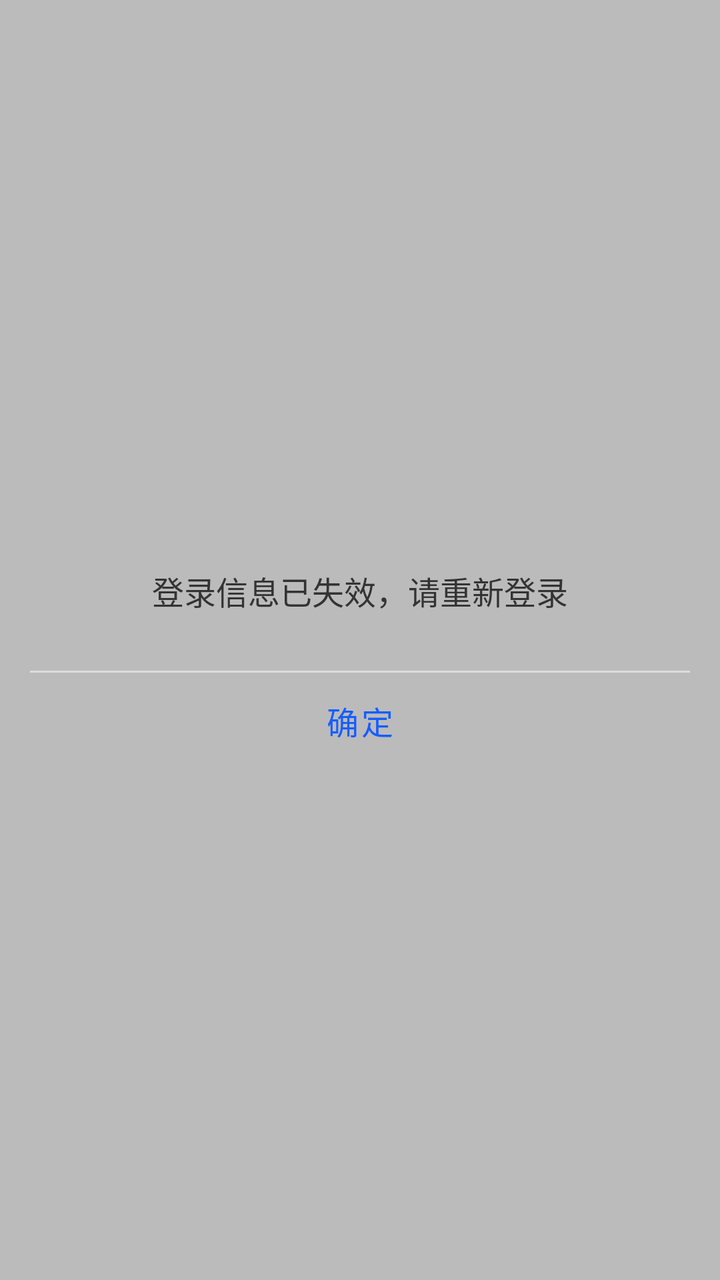
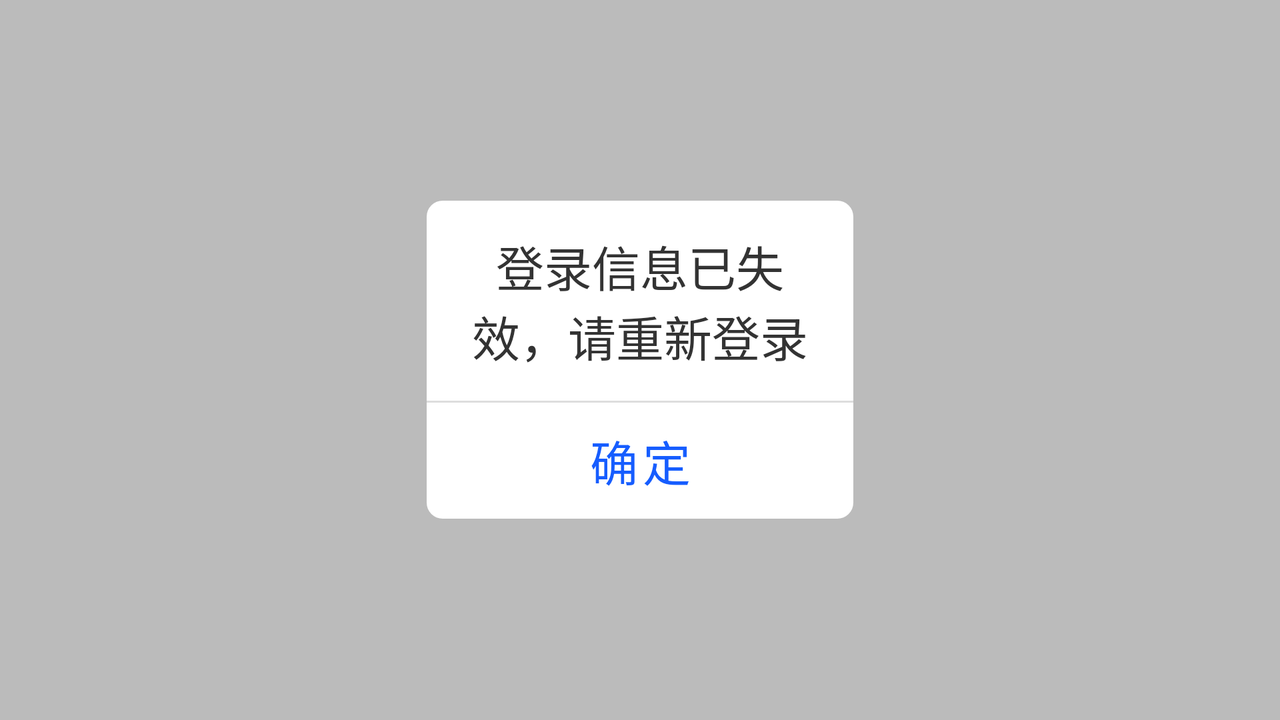

Two renders of one Android screen. The first uses the default layout on a phone; the second uses the alternative layout the repository ships for a different screen configuration, on a matching device. The two XML files are below.
<!-- AndroidManifest.xml: fallback theme Theme.MaterialComponents.DayNight.NoActionBar -->
<!-- res/layout/dialog_accout_auth.xml -->
<?xml version="1.0" encoding="utf-8"?>
<FrameLayout xmlns:android="http://schemas.android.com/apk/res/android"
    android:layout_width="match_parent"
    android:layout_height="match_parent"
    android:background="#44000000">

    <LinearLayout
        android:layout_width="match_parent"
        android:layout_height="wrap_content"
        android:layout_gravity="center"
        android:layout_margin="15dp"
        android:background="@drawable/ui_shape_white_6_radius"
        android:orientation="vertical">

        <TextView
            android:layout_width="match_parent"
            android:layout_height="wrap_content"
            android:layout_margin="15dp"
            android:gravity="center"
            android:minHeight="50dp"
            android:text="登录信息已失效，请重新登录"
            android:textColor="#333333"
            android:textSize="16sp" />

        <View
            android:id="@+id/line"
            android:layout_width="match_parent"
            android:layout_height="1dp"
            android:background="#DDDDDD" />

        <Button
            android:id="@+id/ok"
            android:layout_width="match_parent"
            android:layout_height="48dp"
            android:background="@color/transparent"
            android:gravity="center"
            android:text="确定"
            android:textColor="#165DFF"
            android:textSize="16sp" />
    </LinearLayout>
</FrameLayout>
<!-- resources referenced by this layout -->
<resources>

</resources>
<!-- res/layout-land/dialog_accout_auth.xml (the repository's variant of the layout above) -->
<!-- drawn on the phone turned sideways -->
<?xml version="1.0" encoding="utf-8"?>
<LinearLayout xmlns:android="http://schemas.android.com/apk/res/android"
    android:layout_width="match_parent"
    android:layout_height="match_parent"
    android:background="#44000000"
    android:gravity="center"
    android:weightSum="3">

    <LinearLayout
        android:layout_width="0dp"
        android:layout_height="wrap_content"
        android:layout_gravity="center"
        android:layout_weight="1"
        android:background="@drawable/ac_shape_white_8_radius"
        android:orientation="vertical">

        <TextView
            android:layout_width="match_parent"
            android:layout_height="wrap_content"
            android:layout_margin="15dp"
            android:gravity="center"
            android:minHeight="50dp"
            android:text="登录信息已失效，请重新登录"
            android:textColor="#333333"
            android:textSize="24sp" />

        <View
            android:id="@+id/line"
            android:layout_width="match_parent"
            android:layout_height="1dp"
            android:background="#DDDDDD" />

        <Button
            android:id="@+id/ok"
            android:layout_width="match_parent"
            android:layout_height="58dp"
            android:background="@color/transparent"
            android:gravity="center"
            android:text="确定"
            android:textColor="#165DFF"
            android:textSize="24sp" />
    </LinearLayout>
</LinearLayout>
<!-- resources referenced by the variant -->
<!-- as the phone turned sideways resolves them -->
<resources>
  <!-- drawable ac_shape_white_8_radius (drawable) -->
  <?xml version="1.0" encoding="utf-8"?>
  <shape xmlns:android="http://schemas.android.com/apk/res/android">
      <corners android:radius="8dp"/>
          <solid android:color="#ffffff"/>
  </shape>
</resources>
